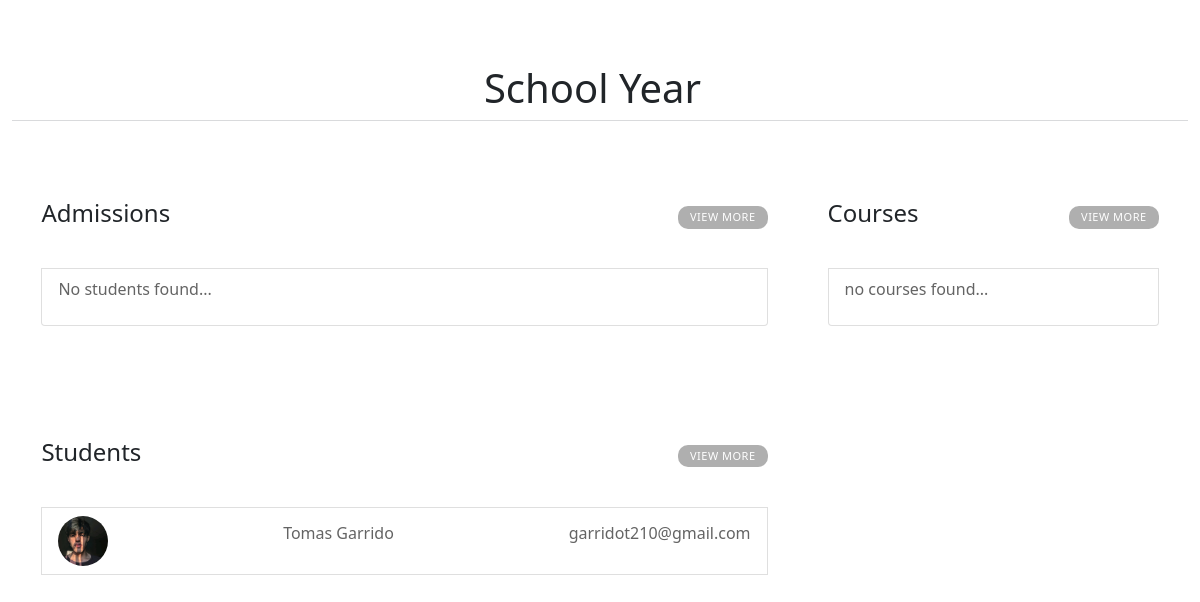
The page /academiaweb/years/year=1/ on the database as committed earlier.
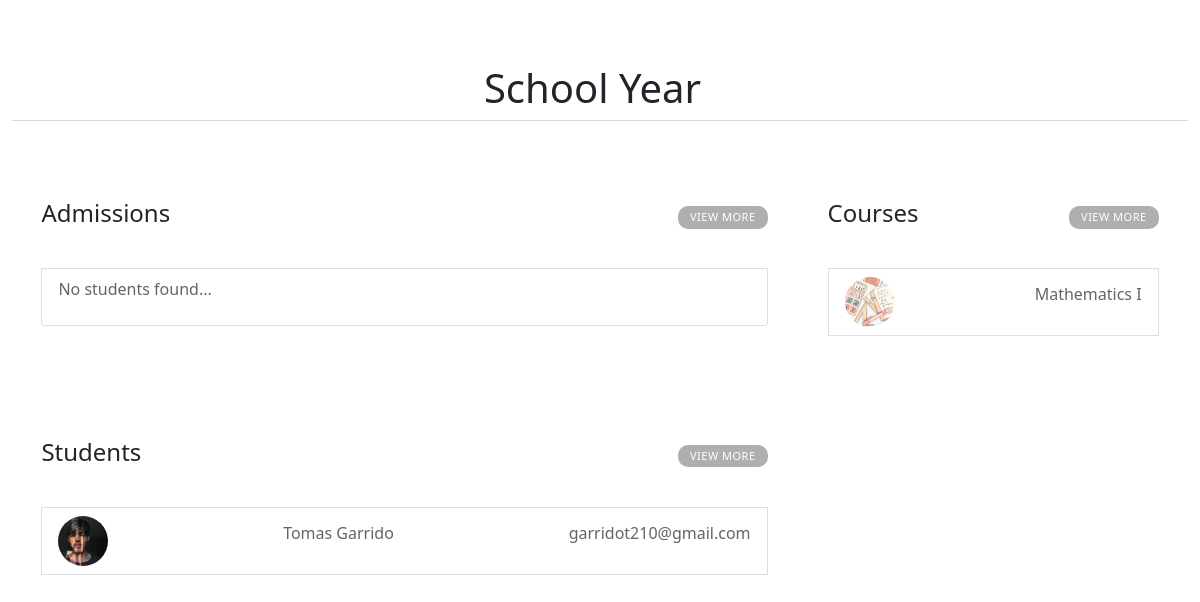
The same page on the database as committed later.
### main_app/models.py (models this page shows, shortened)
class Students(models.Model):
    id              = models.AutoField(primary_key=True)
    user            = models.ForeignKey(UserAccount,on_delete=models.CASCADE)
    document        = models.CharField(max_length=8,unique=True)
    first_name      = models.CharField(max_length=200)
    last_name       = models.CharField(max_length=200)
    date_of_birth   = models.DateField(default=datetime.date.today)
    gender_choice   = (('male','male'),('feminine','feminine'),('undefined','undefined'))
    gender          = models.CharField(max_length=10, default='male', choices=gender_choice)
    nationality     = CountryField()
    year            = models.ForeignKey(SchoolYears,on_delete=models.CASCADE,blank=True,null=True)
    profile_picture = models.ImageField(upload_to='students/profile_pictures',blank=True,null=True)
    HS_diploma      = models.FileField(upload_to='students/high_school_diploma',blank=True,null=True)
    class Meta():
        verbose_name        = 'Student'
        verbose_name_plural = 'Students'
    @property
    def full_name(self):
        return '{} {}'.format(self.first_name,self.last_name)
    @property
    def email(self):
        return str(self.user)

class UserAccount(AbstractBaseUser,PermissionsMixin):
    email           = models.EmailField(unique=True)
    groups          = models.ManyToManyField(Group,blank=True)
    date_joined     = models.DateTimeField(auto_now_add=timezone.now())
    last_login      = models.DateTimeField(auto_now=timezone.now())
    is_active       = models.BooleanField(default=True)
    is_staff        = models.BooleanField(default=False)
    is_superuser    = models.BooleanField(default=False)
    is_teacher      = models.BooleanField(default=False)
    is_student      = models.BooleanField(default=False)
    is_admin        = models.BooleanField(default=False)
    USERNAME_FIELD  = 'email'
    objects = UserManager()
    def __str__(self):
        return self.email

class Courses(models.Model):
    id             = models.AutoField(primary_key=True)
    name           = models.CharField(max_length=200)
    description    = models.TextField()
    year           = models.ForeignKey(SchoolYears,on_delete=models.CASCADE)
    course_picture = models.ImageField(blank=True,null=True, upload_to='course_pictures')
    class Meta():
        verbose_name        = 'Course'
        verbose_name_plural = 'Courses'

### main_app/views.py (the view)
# urls.py: path('years/year=<str:pk>/',views.YearData,name='year')
def YearData(request,pk):
    year = SchoolYears.objects.get(id=pk)
    students  = Students.objects.filter(year = year)
    courses   = Courses.objects.filter(year = year)
    admssions = Applications.objects.filter(year=year)
    context   = {'year':year,'students':students,'courses':courses,'admssions':admssions}
    return render(request,'year_data.html',context)

### main_app/models.py (called while the page is built)
    def __str__(self):
        return str(self.id)

### main_app/templates/year_data.html
{% extends 'base.html' %}
{% load static %}
{% block content %}
<link rel="stylesheet" href="{% static 'css/year_data.css' %}">
<div class="container-fluid">
    <div class="title">
        <a href="{% url 'years' %}"><h1>School Year</h1></a>
    </div>
    <div class="content" >
        <div class="first-col">
            <ul class="list-group" >
                <div class="content-title">
                    <h4>Admissions</h4>
                    <a href="">
                        View More
                    </a>
                </div>
                {% if admissions %}{% for admission in admissions %}
                <a href="{% url 'admission' admission.email %}"><li class="list-group-item">
                    <img src="{{admission.profile_picture.url}}"  alt="">
                    <p>{{admission.full_name}}</p>
                    <p>{{admission.email}}</p>
                </li></a>{% endfor %}{% else %}
                <li class="list-group-item">
                    <p>No students found...</p>
                </li>
                {% endif %}
            </ul>
            <ul class="list-group" id="students">
                <div class="content-title">
                    <h4>Students</h4>
                    <a href="/academiaweb/students/?user=&document=&first_name=&last_name=&gender=&year={{year.id}}">
                        View More
                    </a>
                </div>
                {% if students %}{% for student in students %}
                <a href="{% url 'student' student.email %}"><li class="list-group-item">
                    <img src="{{student.profile_picture.url}}"  alt="">
                    <p>{{student.full_name}}</p>
                    <p>{{student.email}}</p>
                </li></a>{% endfor %}{% else %}
                <li class="list-group-item">
                    <p>No students found...</p>
                </li>
                {% endif %}
            </ul>
        </div>
        <div class="second-col">
            <ul class="list-group">
                <div class="content-title">
                    <h4>Courses</h4>
                    <a href="/academiaweb/courses/?name=&year=1">View More</a>
                </div>
                {% if courses %}{% for course in courses %}
                <a href="{% url 'course' course.name course.year %}"><li class="list-group-item">
                    <img src="{{course.course_picture.url}}"  alt="">
                    <p>{{course.name}}</p>
                </li></a>{% endfor %}{% else %}
                <li class="list-group-item">
                    <p>no courses found...</p>
                </li>
                {% endif %}
            </ul>
        </div>
    </div>
</div>
{% endblock %}

Rows that differ between the two databases and show on the page:
added Courses: course_picture (picture), name "Mathematics I"
Other text that changed with them:
text no longer shown: "no courses found..."
